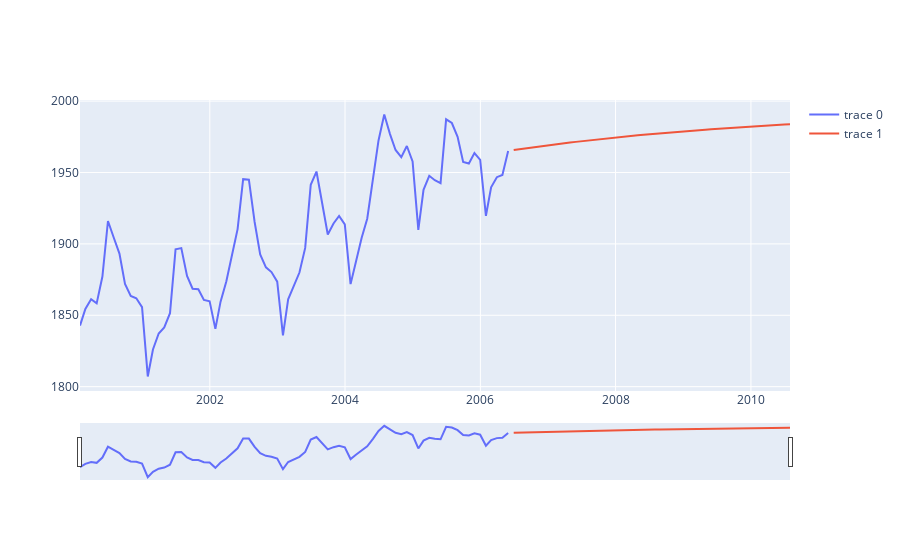

The notebook cell saved with this chart:
### Markdown cell above
## Линейная модель Хольта-Винтерса, ETS(A,A,N)

### Code cell
mod1 = exp = sm.tsa.statespace.ExponentialSmoothing(ts,
                                                    trend=True, damped_trend=True)
res = exp.fit()
print(res.summary())


forecs = res.get_forecast(50).summary_frame()

forplot()
